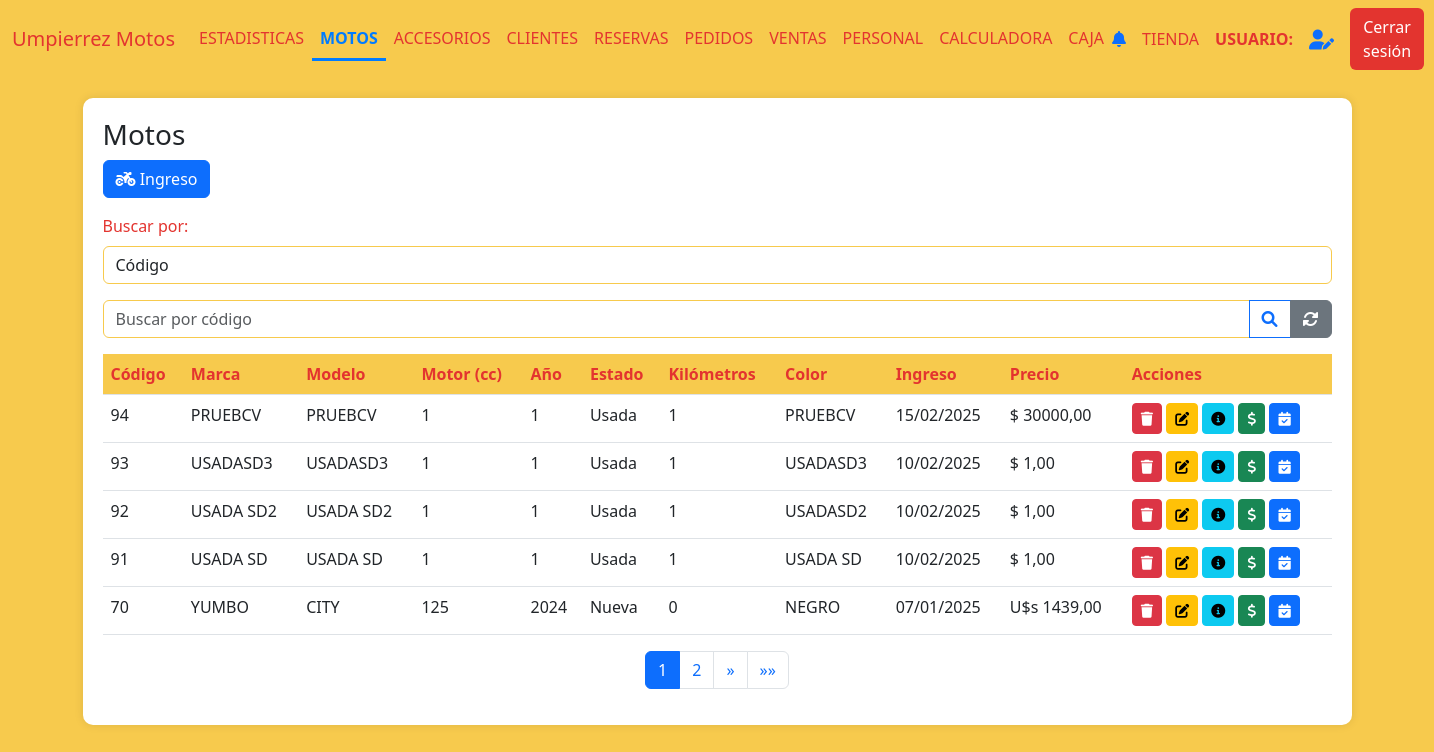
Page /motos (signed in) on the earlier database version.
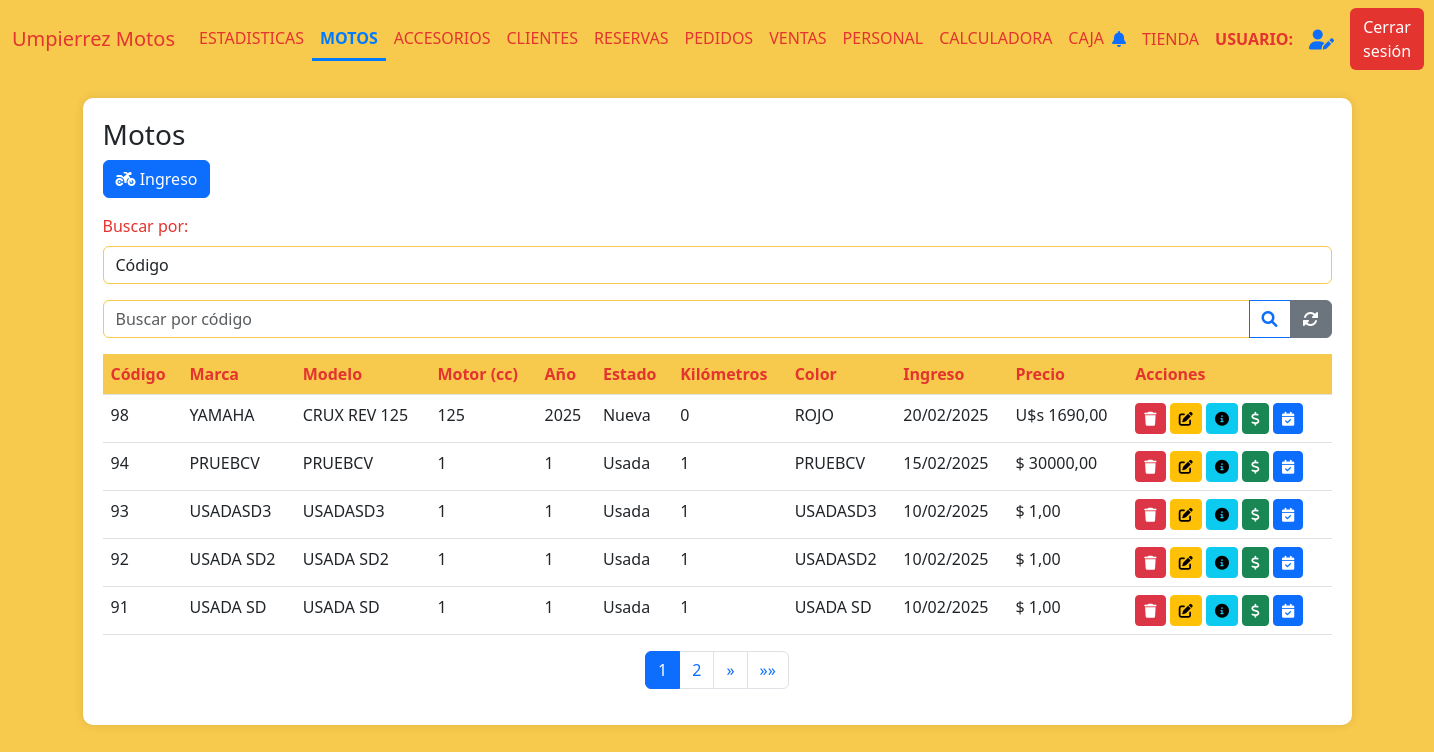
Same page on the later database version.
### AppUM/models.py (models this page shows)
class Moto(models.Model):
    marca = models.CharField(max_length=20)
    modelo = models.CharField(max_length=20)
    anio = models.IntegerField()
    motor = models.IntegerField()
    estado = models.CharField(max_length=10)
    kilometros = models.IntegerField()
    precio = models.DecimalField(max_digits=10, decimal_places=2)
    color = models.CharField(max_length=20)
    num_motor = models.CharField(max_length=40, unique=True)
    num_chasis = models.CharField(max_length=40, unique=True)
    num_cilindros = models.IntegerField(default=1)
    cantidad_pasajeros = models.IntegerField(default=2)
    foto = models.ImageField(null=True, blank=True, upload_to="motos/fotos/")
    pertenece_tienda = models.BooleanField()
    pertenece_taller = models.BooleanField()
    identificacion_pdf = models.FileField(upload_to='motos/pdfs/', null=True, blank=True)
    observaciones = models.TextField(null=True, blank=True)
    fecha_ingreso = models.DateTimeField(auto_now_add=True)
    moneda_precio = models.CharField(max_length=10,default=True,null=True)
    tipo = models.CharField(max_length=20,blank=True)
    precio_final = models.DecimalField(max_digits=10, decimal_places=2,default=0)
    contiene_num_motor = models.BooleanField(default=1)
    contiene_num_chasis = models.BooleanField(default=1)

### AppUM/decorators.py (the view)
    def _wrapped_view(request, *args, **kwargs):
        user = request.user
        if user.is_authenticated:
            usuario_consulta = Personal.objects.filter(usuario=user.username).first()
            if usuario_consulta:
                if Administrativo.objects.filter(personal_ptr_id=usuario_consulta.id,activo=1).exists():
                    return view_func(request, *args, **kwargs)
                else:
                    raise PermissionDenied
            else:
                return view_func(request, *args, **kwargs)
        else:
            return redirect('Login')  # Redirigir al login si no está autenticado

### AppUM/context_processors.py (called while the page is built)
def cantidad_solicitudes_no_leidas(req):
    if req.user.is_authenticated:
        usuario = req.user
        usuario_actual = Personal.objects.filter(usuario=usuario.username).first()
        notificaciones = NotificacionPersonal.objects.filter(personal=usuario_actual,leido=0).count()
    else:
        notificaciones = 0
    return {'notificaciones': notificaciones}

### AppUM/functions.py (called while the page is built)
def funcion_paginas_varias(req,instancia_model):
    paginator = Paginator(instancia_model, 5)  # 5 motos por página
    page_number = req.GET.get('page')  # Obtiene el número de página desde la URL
    page_obj = paginator.get_page(page_number)
    return page_obj

### AppUM/views.py (called while the page is built)
@admin_required
def vista_inventario_motos(req):
    motos = Moto.objects.filter(pertenece_tienda=1).order_by('-fecha_ingreso')
    logo_um = Logos.objects.get(id=1)
    page_obj = funcion_paginas_varias(req,motos)
    return render(req,"perfil_administrativo/motos/motos.html",{'page_obj': page_obj,"motos":motos,"logo_um":logo_um.logo_UM.url if logo_um.logo_UM else None,"active_page": 'Motos'})

### AppUM/templates/perfil_administrativo/motos/motos.html (shortened to what the changed rows need)
{% extends "perfil_administrativo/padre_perfil_administrativo.html" %}
{% load static %}
{% block contenidoQueCambia %}
<link href="https://cdnjs.cloudflare.com/ajax/libs/font-awesome/6.0.0/css/all.min.css" rel="stylesheet">
<link href="https://cdn.jsdelivr.net/npm/bootstrap-icons@1.10.0/font/bootstrap-icons.css" rel="stylesheet">
<div class="table-container" id="inventarios">
    <table class="table">
        <thead>
            <tr>
                <th>Código</th>
                <th>Marca</th>
                <th>Modelo</th>
                <th>Motor (cc)</th>
                <th>Año</th>
                <th>Estado</th>
                <th>Kilómetros</th>
                <th>Color</th>
                <th>Ingreso</th>
                <th>Precio</th>
                <th>Acciones</th>
            </tr>
        </thead>
        <tbody>
            {% if page_obj %}
                {% for moto in page_obj %}
                <tr>
                    <td>{{ moto.id }}</td>
                    <td>{{ moto.marca }}</td>
                    <td>{{ moto.modelo }}</td>
                    <td>{{ moto.motor }}</td>
                    <td>{{ moto.anio }}</td>
                    <td>{{ moto.estado }}</td>
                    <td>{{ moto.kilometros }}</td>
                    <td>{{ moto.color }}</td>
                    <td>{{ moto.fecha_ingreso|date:"d/m/Y" }}</td>
                    <td>
                        {% if moto.precio > 0 %}
                        {% if moto.moneda_precio == "Pesos" %} $ {{ moto.precio }} {% else %} U$s {{ moto.precio }} {% endif %}
                        {% else %}
                        Sin precio
                        {% endif %}
                    </td>
                    <td>
                        <a href="{% url 'MotoBaja' moto.id %}"><button class="btn btn-sm btn-danger"><i class="fas fa-trash"></i></button></a>
                        <a href="{% url 'MotoModificacion' moto.id %}"><button class="btn btn-sm btn-warning"><i class="fas fa-edit"></i></button></a>
                        <a href="{% url 'MotoDetalles' moto.id %}"><button class="btn btn-sm btn-info"><i class="fas fa-info-circle"></i></button></a>
                        <a href="{% url 'MotoVentaForm' moto.id %}"><button class="btn btn-sm btn-success"><i class="fas fa-dollar-sign"></i></button></a>
                        <a href="{% url 'MotoReservaForm' moto.id %}"><button class="btn btn-sm btn-primary"><i class="fas fa-calendar-check"></i></button></a>
                    </td>
                </tr>
                {% endfor %}
            {% else %}
                <tr>
                    <td colspan="9" class="text-center text-muted">
                        No hay registros de motos disponibles.
                    </td>
                </tr>
            {% endif %}
        </tbody>
    </table>
    <nav aria-label="Page navigation">
        <ul class="pagination justify-content-center">
            {% for num in page_obj.paginator.page_range %}
            <li class="page-item {% if page_obj.number == num %}active{% endif %}">
                <a class="page-link" href="?page={{ num }}">{{ num }}</a>
            </li>
            {% endfor %}
        </ul>
    </nav>
</div>
{% endblock %}

Differences in the rows shown:
no longer on this page (row unchanged): Moto: id "70", marca "YUMBO", modelo "CITY", motor "125", anio "2024", estado "Nueva", kilometros "0", color "NEGRO", fecha_ingreso "07/01/2025", precio "1439,00"
added Moto: id "98", marca "YAMAHA", modelo "CRUX REV 125", motor "125", anio "2025", estado "Nueva", kilometros "0", color "ROJO", fecha_ingreso "20/02/2025", precio "1690,00"
